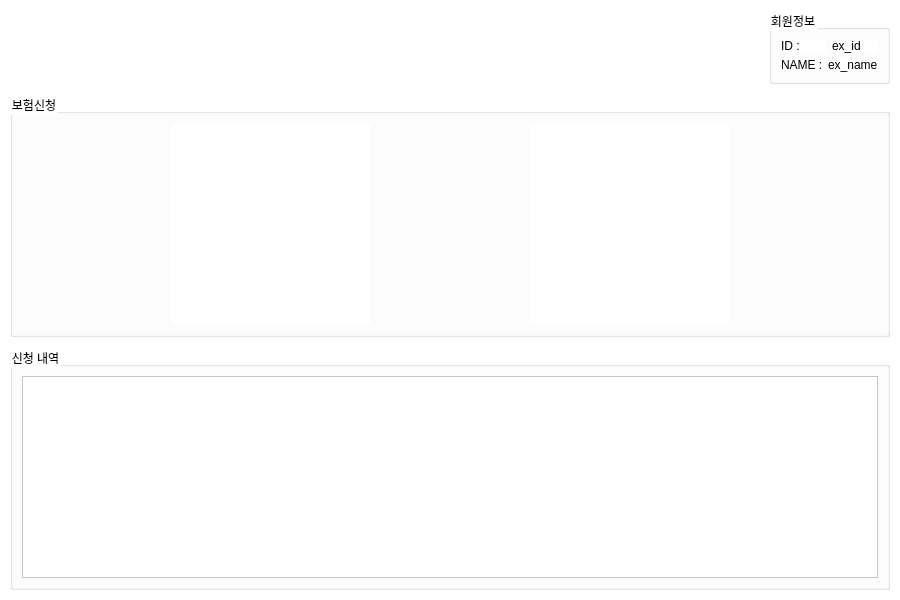
<?xml version="1.0" encoding="UTF-8"?>
<ui version="4.0">
 <class>Widget</class>
 <widget class="QWidget" name="Widget">
  <property name="geometry">
   <rect>
    <x>0</x>
    <y>0</y>
    <width>900</width>
    <height>600</height>
   </rect>
  </property>
  <property name="styleSheet">
   <string notr="true">background-color: white;</string>
  </property>
  <layout class="QVBoxLayout" name="mainVerticalLayout">
   <property name="spacing">
    <number>10</number>
   </property>
   <property name="leftMargin">
    <number>10</number>
   </property>
   <property name="topMargin">
    <number>10</number>
   </property>
   <property name="rightMargin">
    <number>10</number>
   </property>
   <property name="bottomMargin">
    <number>10</number>
   </property>
   <property name="layoutStretch" stdset="0">
    <stringlist>
     <string>1</string>
     <string>2</string>
     <string>1</string>
    </stringlist>
   </property>
   <item>
    <layout class="QHBoxLayout" name="topBarLayout">
     <property name="spacing">
      <number>10</number>
     </property>
     <item>
      <widget class="QLabel" name="logoLabel">
       <property name="minimumSize">
        <size>
         <width>100</width>
         <height>40</height>
        </size>
       </property>
       <property name="maximumSize">
        <size>
         <width>300</width>
         <height>90</height>
        </size>
       </property>
       <property name="text">
        <string/>
       </property>
       <property name="pixmap">
        <pixmap resource="../resource.qrc">:/new/prefix1/insurance_logo_main.jpg</pixmap>
       </property>
       <property name="scaledContents">
        <bool>true</bool>
       </property>
       <property name="alignment">
        <set>Qt::AlignmentFlag::AlignCenter</set>
       </property>
      </widget>
     </item>
     <item>
      <spacer name="horizontalSpacer">
       <property name="orientation">
        <enum>Qt::Orientation::Horizontal</enum>
       </property>
       <property name="sizeType">
        <enum>QSizePolicy::Policy::Expanding</enum>
       </property>
       <property name="sizeHint" stdset="0">
        <size>
         <width>0</width>
         <height>0</height>
        </size>
       </property>
      </spacer>
     </item>
     <item alignment="Qt::AlignmentFlag::AlignHCenter|Qt::AlignmentFlag::AlignVCenter">
      <widget class="QGroupBox" name="userInfoGroupBox">
       <property name="styleSheet">
        <string notr="true">QGroupBox { color : #000000 }</string>
       </property>
       <property name="title">
        <string>회원정보</string>
       </property>
       <layout class="QVBoxLayout" name="userInfoLayout">
        <property name="spacing">
         <number>5</number>
        </property>
        <item>
         <layout class="QHBoxLayout" name="idLayout">
          <item>
           <widget class="QLabel" name="idLabel">
            <property name="styleSheet">
             <string notr="true">QLabel { color : #000000 }</string>
            </property>
            <property name="text">
             <string>ID :</string>
            </property>
           </widget>
          </item>
          <item>
           <widget class="QLabel" name="idValueLabel">
            <property name="styleSheet">
             <string notr="true">QLabel { color : #000000 }</string>
            </property>
            <property name="text">
             <string>ex_id</string>
            </property>
           </widget>
          </item>
         </layout>
        </item>
        <item>
         <layout class="QHBoxLayout" name="nameLayout">
          <item>
           <widget class="QLabel" name="nameLabel">
            <property name="styleSheet">
             <string notr="true">QLabel { color : #000000 }</string>
            </property>
            <property name="text">
             <string>NAME :</string>
            </property>
           </widget>
          </item>
          <item>
           <widget class="QLabel" name="nameValueLabel">
            <property name="styleSheet">
             <string notr="true">QLabel { color : #000000 }</string>
            </property>
            <property name="text">
             <string>ex_name</string>
            </property>
           </widget>
          </item>
         </layout>
        </item>
       </layout>
      </widget>
     </item>
    </layout>
   </item>
   <item>
    <widget class="QGroupBox" name="insuranceGroupBox">
     <property name="sizePolicy">
      <sizepolicy hsizetype="Expanding" vsizetype="Expanding">
       <horstretch>0</horstretch>
       <verstretch>0</verstretch>
      </sizepolicy>
     </property>
     <property name="styleSheet">
      <string notr="true">QGroupBox { color : #000000 }</string>
     </property>
     <property name="title">
      <string>보험신청</string>
     </property>
     <layout class="QVBoxLayout" name="insuranceLayout">
      <property name="spacing">
       <number>10</number>
      </property>
      <property name="leftMargin">
       <number>10</number>
      </property>
      <property name="topMargin">
       <number>10</number>
      </property>
      <property name="rightMargin">
       <number>10</number>
      </property>
      <property name="bottomMargin">
       <number>10</number>
      </property>
      <item>
       <layout class="QHBoxLayout" name="buttonsLayout">
        <property name="spacing">
         <number>10</number>
        </property>
        <item>
         <widget class="QPushButton" name="insuranceButton1">
          <property name="sizePolicy">
           <sizepolicy hsizetype="Expanding" vsizetype="Expanding">
            <horstretch>0</horstretch>
            <verstretch>0</verstretch>
           </sizepolicy>
          </property>
          <property name="minimumSize">
           <size>
            <width>0</width>
            <height>200</height>
           </size>
          </property>
          <property name="maximumSize">
           <size>
            <width>200</width>
            <height>200</height>
           </size>
          </property>
          <property name="styleSheet">
           <string notr="true">
QPushButton {
    border: none;
    background-image: url(:/new/prefix1/img_prod_car.png);
    background-repeat: no-repeat;
    background-position: center;
    width: 150px;
    height: 150px;
    background-size: contain;  /* 버튼 크기에 맞춰 이미지 비율 유지 */
}</string>
          </property>
          <property name="text">
           <string/>
          </property>
         </widget>
        </item>
        <item>
         <widget class="QPushButton" name="insuranceButton2">
          <property name="sizePolicy">
           <sizepolicy hsizetype="Preferred" vsizetype="Preferred">
            <horstretch>0</horstretch>
            <verstretch>0</verstretch>
           </sizepolicy>
          </property>
          <property name="minimumSize">
           <size>
            <width>0</width>
            <height>200</height>
           </size>
          </property>
          <property name="maximumSize">
           <size>
            <width>200</width>
            <height>200</height>
           </size>
          </property>
          <property name="styleSheet">
           <string notr="true">QPushButton {
    border: none;
    background-image: url(:/new/prefix1/img_prod_travel.png);
    background-repeat: no-repeat;
    background-position: center;
    width: 100px;
    height: 100px;
    background-size: cover; /* 이미지를 버튼 크기와 맞추기 */
}</string>
          </property>
          <property name="text">
           <string/>
          </property>
         </widget>
        </item>
       </layout>
      </item>
     </layout>
    </widget>
   </item>
   <item>
    <widget class="QGroupBox" name="historyGroupBox">
     <property name="sizePolicy">
      <sizepolicy hsizetype="Preferred" vsizetype="Preferred">
       <horstretch>0</horstretch>
       <verstretch>100</verstretch>
      </sizepolicy>
     </property>
     <property name="styleSheet">
      <string notr="true">QGroupBox { color : #000000 }</string>
     </property>
     <property name="title">
      <string>신청 내역</string>
     </property>
     <layout class="QVBoxLayout" name="historyLayout">
      <item>
       <widget class="QPlainTextEdit" name="historyPlainTextEdit"/>
      </item>
     </layout>
    </widget>
   </item>
  </layout>
 </widget>
 <resources>
  <include location="../resource.qrc"/>
 </resources>
 <connections/>
</ui>
